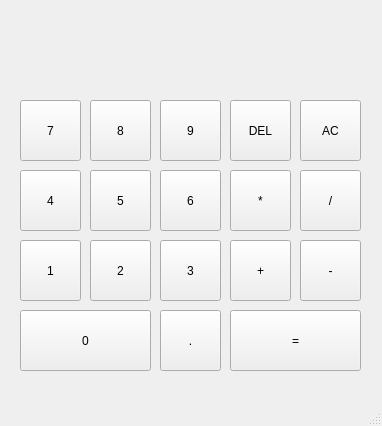
<?xml version="1.0" encoding="UTF-8"?>
<ui version="4.0">
 <class>MainWindow</class>
 <widget class="QMainWindow" name="MainWindow">
  <property name="geometry">
   <rect>
    <x>0</x>
    <y>0</y>
    <width>382</width>
    <height>426</height>
   </rect>
  </property>
  <property name="windowTitle">
   <string>MainWindow</string>
  </property>
  <widget class="QWidget" name="centralwidget">
   <widget class="QPushButton" name="b7">
    <property name="geometry">
     <rect>
      <x>20</x>
      <y>100</y>
      <width>61</width>
      <height>61</height>
     </rect>
    </property>
    <property name="text">
     <string>7</string>
    </property>
   </widget>
   <widget class="QPushButton" name="b8">
    <property name="geometry">
     <rect>
      <x>90</x>
      <y>100</y>
      <width>61</width>
      <height>61</height>
     </rect>
    </property>
    <property name="text">
     <string>8</string>
    </property>
   </widget>
   <widget class="QPushButton" name="b9">
    <property name="geometry">
     <rect>
      <x>160</x>
      <y>100</y>
      <width>61</width>
      <height>61</height>
     </rect>
    </property>
    <property name="text">
     <string>9</string>
    </property>
   </widget>
   <widget class="QPushButton" name="b4">
    <property name="geometry">
     <rect>
      <x>20</x>
      <y>170</y>
      <width>61</width>
      <height>61</height>
     </rect>
    </property>
    <property name="text">
     <string>4</string>
    </property>
   </widget>
   <widget class="QPushButton" name="b5">
    <property name="geometry">
     <rect>
      <x>90</x>
      <y>170</y>
      <width>61</width>
      <height>61</height>
     </rect>
    </property>
    <property name="text">
     <string>5</string>
    </property>
   </widget>
   <widget class="QPushButton" name="b6">
    <property name="geometry">
     <rect>
      <x>160</x>
      <y>170</y>
      <width>61</width>
      <height>61</height>
     </rect>
    </property>
    <property name="text">
     <string>6</string>
    </property>
   </widget>
   <widget class="QPushButton" name="b1">
    <property name="geometry">
     <rect>
      <x>20</x>
      <y>240</y>
      <width>61</width>
      <height>61</height>
     </rect>
    </property>
    <property name="text">
     <string>1</string>
    </property>
   </widget>
   <widget class="QPushButton" name="b2">
    <property name="geometry">
     <rect>
      <x>90</x>
      <y>240</y>
      <width>61</width>
      <height>61</height>
     </rect>
    </property>
    <property name="text">
     <string>2</string>
    </property>
   </widget>
   <widget class="QPushButton" name="b3">
    <property name="geometry">
     <rect>
      <x>160</x>
      <y>240</y>
      <width>61</width>
      <height>61</height>
     </rect>
    </property>
    <property name="text">
     <string>3</string>
    </property>
   </widget>
   <widget class="QPushButton" name="b0">
    <property name="geometry">
     <rect>
      <x>20</x>
      <y>310</y>
      <width>131</width>
      <height>61</height>
     </rect>
    </property>
    <property name="text">
     <string>0</string>
    </property>
   </widget>
   <widget class="QPushButton" name="be">
    <property name="geometry">
     <rect>
      <x>230</x>
      <y>310</y>
      <width>131</width>
      <height>61</height>
     </rect>
    </property>
    <property name="text">
     <string>=</string>
    </property>
   </widget>
   <widget class="QPushButton" name="bdel">
    <property name="geometry">
     <rect>
      <x>230</x>
      <y>100</y>
      <width>61</width>
      <height>61</height>
     </rect>
    </property>
    <property name="text">
     <string>DEL</string>
    </property>
   </widget>
   <widget class="QPushButton" name="bac">
    <property name="geometry">
     <rect>
      <x>300</x>
      <y>100</y>
      <width>61</width>
      <height>61</height>
     </rect>
    </property>
    <property name="text">
     <string>AC</string>
    </property>
   </widget>
   <widget class="QPushButton" name="bmult">
    <property name="geometry">
     <rect>
      <x>230</x>
      <y>170</y>
      <width>61</width>
      <height>61</height>
     </rect>
    </property>
    <property name="text">
     <string>*</string>
    </property>
   </widget>
   <widget class="QPushButton" name="bplus">
    <property name="geometry">
     <rect>
      <x>230</x>
      <y>240</y>
      <width>61</width>
      <height>61</height>
     </rect>
    </property>
    <property name="text">
     <string>+</string>
    </property>
   </widget>
   <widget class="QPushButton" name="bdiv">
    <property name="geometry">
     <rect>
      <x>300</x>
      <y>170</y>
      <width>61</width>
      <height>61</height>
     </rect>
    </property>
    <property name="text">
     <string>/</string>
    </property>
   </widget>
   <widget class="QPushButton" name="bmin">
    <property name="geometry">
     <rect>
      <x>300</x>
      <y>240</y>
      <width>61</width>
      <height>61</height>
     </rect>
    </property>
    <property name="text">
     <string>-</string>
    </property>
   </widget>
   <widget class="QPushButton" name="bdec">
    <property name="geometry">
     <rect>
      <x>160</x>
      <y>310</y>
      <width>61</width>
      <height>61</height>
     </rect>
    </property>
    <property name="text">
     <string>.</string>
    </property>
   </widget>
   <widget class="QLabel" name="output">
    <property name="geometry">
     <rect>
      <x>30</x>
      <y>20</y>
      <width>331</width>
      <height>71</height>
     </rect>
    </property>
    <property name="font">
     <font>
      <pointsize>20</pointsize>
     </font>
    </property>
    <property name="layoutDirection">
     <enum>Qt::RightToLeft</enum>
    </property>
    <property name="autoFillBackground">
     <bool>true</bool>
    </property>
    <property name="text">
     <string/>
    </property>
   </widget>
  </widget>
  <widget class="QMenuBar" name="menubar">
   <property name="geometry">
    <rect>
     <x>0</x>
     <y>0</y>
     <width>382</width>
     <height>22</height>
    </rect>
   </property>
  </widget>
  <widget class="QStatusBar" name="statusbar"/>
 </widget>
 <resources/>
 <connections/>
</ui>
